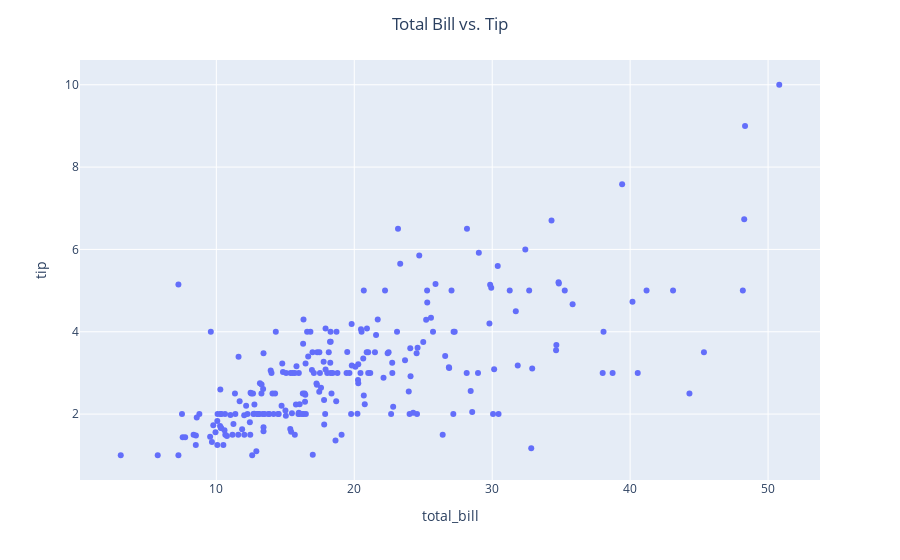

This figure's notebook cell:
### Markdown cell above
#### Part 2.1 (10 points)

Visualize the relationship between `total_bill` and `tip` with a **well-labeled** scatter plot (I have loaded `matplotlib.pyplot` for you above, but you may use `seaborn` or `plotly` if you wish). Then, **in a markdown cell**, comment on your initial thoughts concerning:

- If there seems to be a relationship between `total_bill` and `tip`.
- If so, do you believe that relationship to be linear?

### Code cell
import plotly.express as px

fig = px.scatter(df_tips, x='total_bill', y='tip')
fig.update_layout(title_text='Total Bill vs. Tip', title_x=0.5)
fig.show()

### Figure 1 — Plotly figure (JSON) as saved in the notebook; plotly's stock layout.template omitted (floating-point values rounded to 4 significant figures; data arrays with more than 128 entries replaced by an {"elided": "..."} marker saying what was removed)
{"data": [{"hovertemplate": "total_bill=%{x}<br>tip=%{y}<extra></extra>", "legendgroup": "", "marker": {"color": "#636efa", "symbol": "circle"}, "mode": "markers", "name": "", "orientation": "v", "showlegend": false, "type": "scatter", "x": {"elided": "244 float values"}, "xaxis": "x", "y": {"elided": "244 float values"}, "yaxis": "y"}], "layout": {"legend": {"tracegroupgap": 0}, "margin": {"t": 60}, "title": {"text": "Total Bill vs. Tip", "x": 0.5}, "xaxis": {"anchor": "y", "domain": [0, 1], "title": {"text": "total_bill"}}, "yaxis": {"anchor": "x", "domain": [0, 1], "title": {"text": "tip"}}}}
